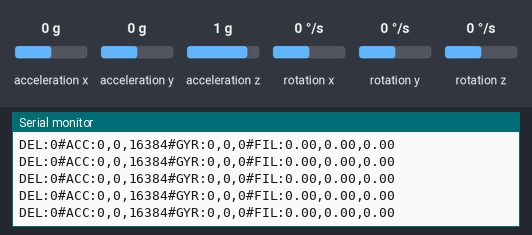
A sketch run on a simulated Arduino Uno, built with avr-gcc and run on an emulated ATmega328P. On the bench: the last lines printed to the serial monitor. Inputs (shaded band) come from the test bench; at power-on: acceleration x 0 g, acceleration y 0 g, acceleration z 1 g, rotation y 0 °/s, rotation x 0 °/s, rotation z 0 °/s. No radio packets arrive unless stated.

Above: at 2.2 s.
2.3 s: acceleration x set to -1.4 g
At 3.4 s:
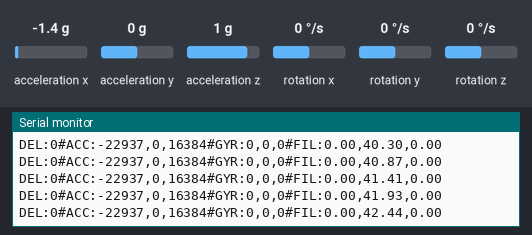
5.3 s: acceleration y set to -1.4 g
At 5.9 s:
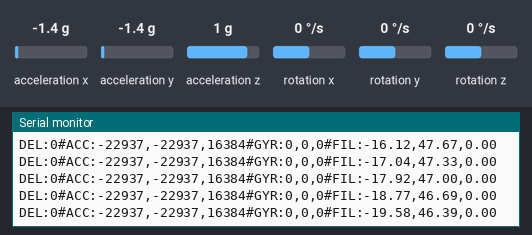
8.3 s: acceleration z set to 0 g
At 9.3 s:
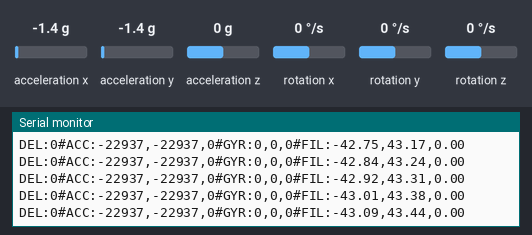
11.3 s: rotation y set to -192 °/s
At 12.1 s:
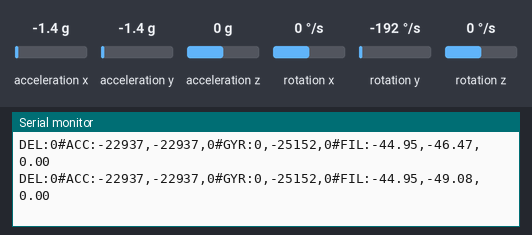
14.3 s: rotation x set to -100 °/s
At 14.8 s:
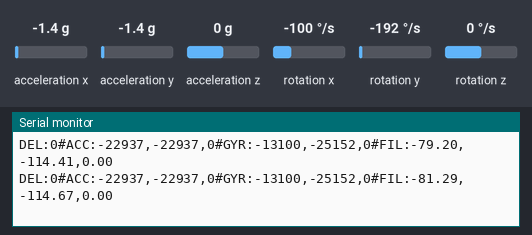
17.3 s: rotation z set to -100 °/s
At 17.4 s:
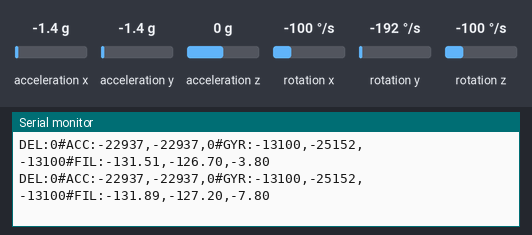

Measured:
- after the input at 2.3 s, the serial monitor: prints a new line after 0.05 s (image 1)

The sketch:

sender.ino
```cpp
#include "I2Cdev.h"
#include "MPU6050.h"
#include "Wire.h"
#include <SPI.h>
#include <RF24.h>

#define RF_CE 9
#define RF_CSN 10
RF24 radio(RF_CE, RF_CSN);
const uint64_t pipes[2] = { 0xe7e7e7e7e7LL, 0xc2c2c2c2c2LL };

unsigned long last_read_time;
float last_x_angle, last_y_angle, last_z_angle;
float base_x_acc, base_y_acc, base_z_acc;
float base_x_gyr, base_y_gyr, base_z_gyr;
int ax, ay, az;
int gx, gy, gz;
double Ax, Ay, Az, Gx, Gy, Gz;
//int send_data[9];
MPU6050 accelgyro;

typedef struct{
  int acc[3];
  int gyr[3];
  float angle[3];
}IMU_data;

IMU_data send_data;

void calibrate_sensors(){
  int    num_readings = 10;
  float  x_acc = 0;
  float  y_acc = 0;
  float  z_acc = 0;
  float  x_gyr = 0;
  float  y_gyr = 0;
  float  z_gyr = 0;

  for(int i=0; i < num_readings; i++){
    accelgyro.getMotion6(&ax, &ay, &az, &gx, &gy, &gz);
    x_acc += ax;
    y_acc += ay;
    z_acc += az;
    x_gyr += gz;
    y_gyr += gy;
    z_gyr += gz;
    delay(100);
  }
  x_acc /= num_readings;
  y_acc /= num_readings;
  z_acc /= num_readings;
  x_gyr /= num_readings;
  y_gyr /= num_readings;
  z_gyr /= num_readings;

  // Store the raw calibration values globally
  base_x_acc = x_acc;
  base_y_acc = y_acc;
  base_z_acc = z_acc;
  base_x_gyr = x_gyr;
  base_y_gyr = y_gyr;
  base_z_gyr = z_gyr;
}

void set_last_read_angle_data (unsigned long time, float x, float y, float z){
  last_read_time = time;
  last_x_angle = x;
  last_y_angle = y;
  last_z_angle = z;
}

void setup(){
  radio.begin();
  radio.openWritingPipe(pipes[0]);
//  radio.openReadingPipe(1, pipes[1]);
//  radio.startListening();
  Wire.begin();
  Serial.begin(19200);
  accelgyro.initialize();
  calibrate_sensors();
  set_last_read_angle_data(millis(), 0, 0, 0);
}

void loop(){
  double dT;
  accelgyro.getMotion6(&ax, &ay, &az, &gx, &gy, &gz);

  unsigned long t_now = millis();
  Ax = 2*9.8*ax/32768;
  Ay = 2*9.8*ay/32768;
  Az = 2*9.8*az/32768;
  Gx = (gx-base_x_gyr)/131.0;
  Gy = (gy-base_y_gyr)/131.0;
  Gz = (gz-base_z_gyr)/131.0;
  // Get angle values from accelerometer
  float RADIANS_TO_DEGREES = 180/3.14159;
  float angAccY = atan(-1*Ax/sqrt(pow(Ay,2) + pow(Az,2)))*RADIANS_TO_DEGREES;
  float angAccX = atan(Ay/sqrt(pow(Ax,2) + pow(Az,2)))*RADIANS_TO_DEGREES;
  float dt =(t_now - last_read_time)/1000.0;
  float angGyrX = (Gx*dt + last_x_angle);
  float angGyrY = (Gy*dt + last_y_angle);
  float angGyrZ = (Gz*dt + last_z_angle);
  float alpha = 0.96;
  float angle_x = alpha*angGyrX + (1.0 - alpha)*angAccX;
  float angle_y = alpha*angGyrY + (1.0 - alpha)*angAccY;
  float angle_z = angGyrZ;  //Accelerometer doesn't give z-angle
//  digitalWrite(track_sampling, LOW);                            //finish preprocess

  set_last_read_angle_data(t_now, angle_x, angle_y, angle_z);

  //sending data
//  radio.stopListening();
  send_data.acc[0] = ax;
  send_data.acc[1] = ay;
  send_data.acc[2] = az;
  send_data.gyr[0] = gx;
  send_data.gyr[1] = gy;
  send_data.gyr[2] = gz;
  send_data.angle[0] = angle_x;
  send_data.angle[1] = angle_y;
  send_data.angle[2] = angle_z;
  radio.write( &send_data, sizeof(send_data));
    Serial.print(F("DEL:"));   Serial.print(0, DEC);
  Serial.print(F("#ACC:"));
  Serial.print( (int)send_data.acc[0]);       Serial.print(F(","));
  Serial.print( (int)send_data.acc[1]);       Serial.print(F(","));
  Serial.print( (int)send_data.acc[2]);
  Serial.print(F("#GYR:"));
  Serial.print(send_data.gyr[0]);       Serial.print(F(","));
  Serial.print(send_data.gyr[1]);       Serial.print(F(","));
  Serial.print(send_data.gyr[2]);
  Serial.print(F("#FIL:"));               Serial.print(angle_x, 2);  Serial.print(F(","));
  Serial.print(angle_y, 2);  Serial.print(F(","));
  Serial.print(angle_z, 2);
  Serial.println(F(""));
  //wait for ack
//  radio.startListening();
//  unsigned long started_waiting_at = millis();
//  bool timeout = false;
//  while (!radio.available() && !timeout)
//    if (millis() - started_waiting_at > 250 )
//      timeout = true;
//
//  if (timeout){
//    Serial.println("Failed, response timed out.");
//  }
//  else {
//    Serial.println("success");
    // the receiver is just going to spit the data back
//    radio.read( &data, sizeof(data) );
//    digitalWrite(LED, HIGH);
//    delay(100);  // light up the LED for 100ms if it worked.
//    digitalWrite(LED, LOW);
//    Serial.print("Got response, round trip delay: ");
//    Serial.print(millis() - started_waiting_at);
//  }
//delay(5);
}
```
